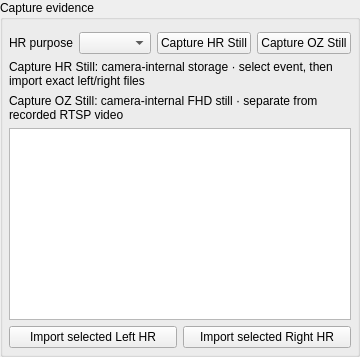
<?xml version='1.0' encoding='utf-8'?>
<ui version="4.0">
 <class>recordingCapture</class>
 <widget class="QGroupBox" name="recordingCapture">
  <property name="title">
   <string>Capture evidence</string>
  </property>
  <layout class="QGridLayout" name="recordingCaptureLayout">
   <item row="0" column="0" rowspan="1" colspan="2">
    <widget class="QWidget" name="valuesHost">
     <layout class="QGridLayout" name="valuesLayout">
      <property name="leftMargin">
       <number>0</number>
      </property>
      <property name="topMargin">
       <number>0</number>
      </property>
      <property name="rightMargin">
       <number>0</number>
      </property>
      <property name="bottomMargin">
       <number>0</number>
      </property>
     </layout>
    </widget>
   </item>
   <item row="3" column="0" rowspan="1" colspan="2">
    <widget class="QWidget" name="controlsHost">
     <layout class="QHBoxLayout" name="controlsLayout">
      <item>
       <widget class="QLabel" name="purposeLabel">
        <property name="text">
         <string>HR purpose</string>
        </property>
       </widget>
      </item>
      <item>
       <widget class="QComboBox" name="hrCapturePurpose" />
      </item>
      <item>
       <widget class="QPushButton" name="captureHr">
        <property name="text">
         <string>Capture HR Still</string>
        </property>
        <property name="toolTip">
         <string>Sends SIHR TRUE, CPTR, and ICPT to both cameras. Photos remain in camera internal storage. The chosen Pre/Post/Checkpoint purpose is recorded with the capture event; image import is a later, explicit evidence action.</string>
        </property>
       </widget>
      </item>
      <item>
       <widget class="QPushButton" name="captureOz">
        <property name="text">
         <string>Capture OZ Still</string>
        </property>
        <property name="toolTip">
         <string>Sends SIVI TRUE, CPTR, and ICPT to both cameras for a separate visible/OZ still. It is stored on the camera independently from the recorded RTSP video.</string>
        </property>
       </widget>
      </item>
      <property name="leftMargin">
       <number>0</number>
      </property>
      <property name="topMargin">
       <number>0</number>
      </property>
      <property name="rightMargin">
       <number>0</number>
      </property>
      <property name="bottomMargin">
       <number>0</number>
      </property>
     </layout>
    </widget>
   </item>
   <item row="4" column="0" rowspan="1" colspan="2">
    <widget class="QLabel" name="hrStatus">
     <property name="text">
      <string>Capture HR Still: camera-internal storage · select event, then import exact left/right files</string>
     </property>
     <property name="wordWrap">
      <bool>true</bool>
     </property>
    </widget>
   </item>
   <item row="5" column="0" rowspan="1" colspan="2">
    <widget class="QLabel" name="ozStatus">
     <property name="text">
      <string>Capture OZ Still: camera-internal FHD still · separate from recorded RTSP video</string>
     </property>
     <property name="wordWrap">
      <bool>true</bool>
     </property>
    </widget>
   </item>
   <item row="6" column="0" rowspan="1" colspan="2">
    <widget class="QTableView" name="hrCaptureEventTable">
     <property name="editTriggers">
      <enum>QAbstractItemView::NoEditTriggers</enum>
     </property>
     <property name="selectionBehavior">
      <enum>QAbstractItemView::SelectRows</enum>
     </property>
     <property name="selectionMode">
      <enum>QAbstractItemView::SingleSelection</enum>
     </property>
     <property name="maximumHeight">
      <number>112</number>
     </property>
     <attribute name="verticalHeaderVisible">
      <bool>false</bool>
     </attribute>
     <attribute name="horizontalHeaderStretchLastSection">
      <bool>true</bool>
     </attribute>
    </widget>
   </item>
   <item row="7" column="0" rowspan="1" colspan="2">
    <widget class="QWidget" name="importHost">
     <layout class="QHBoxLayout" name="importLayout">
      <item>
       <widget class="QPushButton" name="importLeft">
        <property name="text">
         <string>Import selected Left HR</string>
        </property>
       </widget>
      </item>
      <item>
       <widget class="QPushButton" name="importRight">
        <property name="text">
         <string>Import selected Right HR</string>
        </property>
       </widget>
      </item>
      <property name="leftMargin">
       <number>0</number>
      </property>
      <property name="topMargin">
       <number>0</number>
      </property>
      <property name="rightMargin">
       <number>0</number>
      </property>
      <property name="bottomMargin">
       <number>0</number>
      </property>
     </layout>
    </widget>
   </item>
   <property name="leftMargin">
    <number>6</number>
   </property>
   <property name="topMargin">
    <number>6</number>
   </property>
   <property name="rightMargin">
    <number>6</number>
   </property>
   <property name="bottomMargin">
    <number>6</number>
   </property>
  </layout>
 </widget>
 <resources />
 <connections />
</ui>
